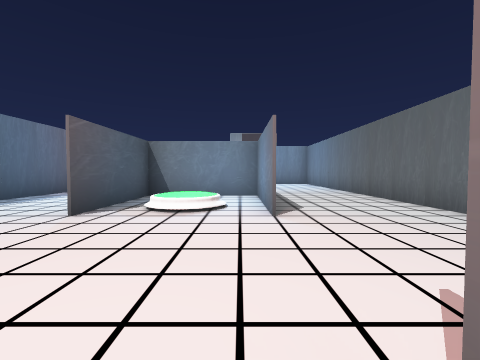
[1] (above)

20 first-person views from a walk through a 3-D level made in the Unity game engine. The camera is 1.3 m above the floor, tilts 2° down and sees 90° across. The floor is counted in squares, 2 m on a side. Each view is taken from the middle of a square. On the plan, view 1 faces up. The plan holds only what a view shows up to about 9 squares ahead; the rest is blank. The player is left out. Some animated figures are left out.

[2]
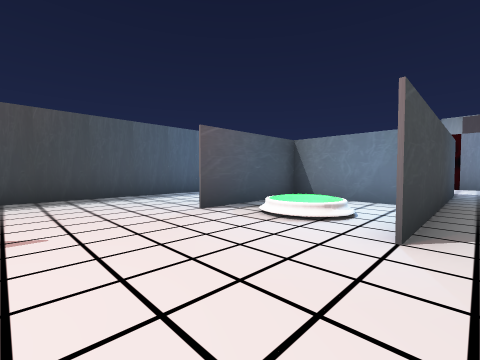

[3]
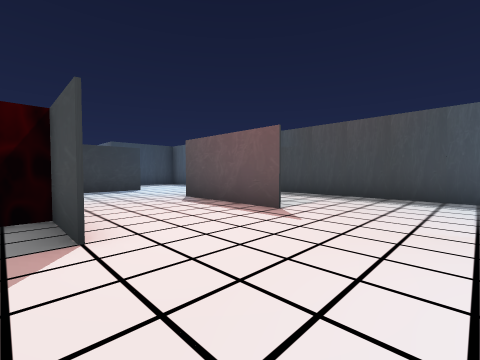

[4]
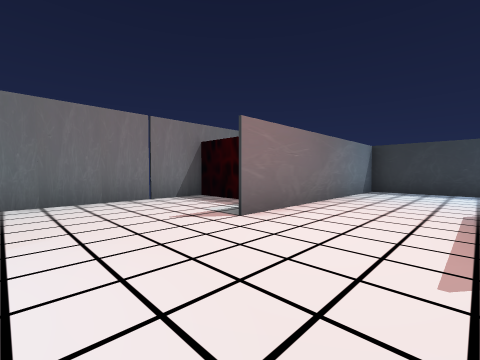

[5]
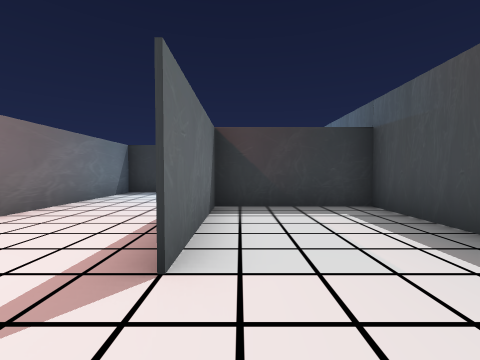

[6]
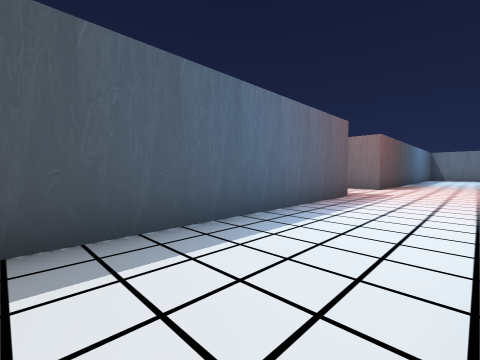

[7]
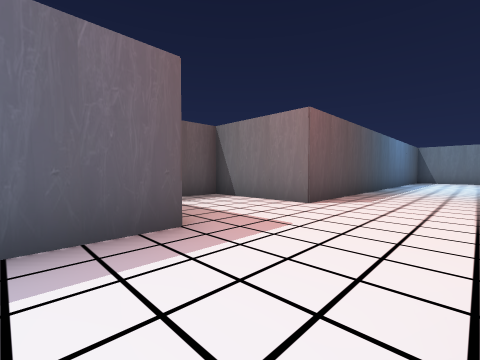

[8]
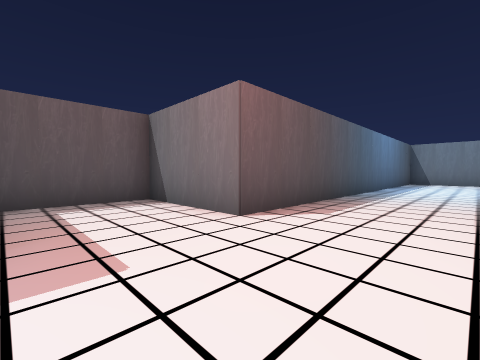

[9]
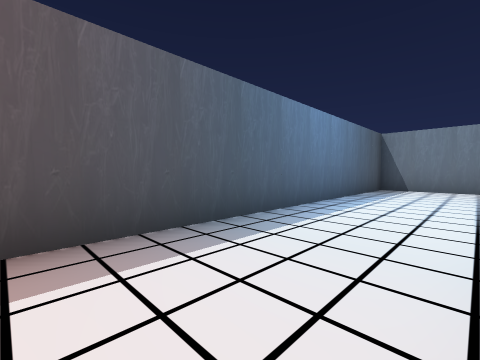

[10]
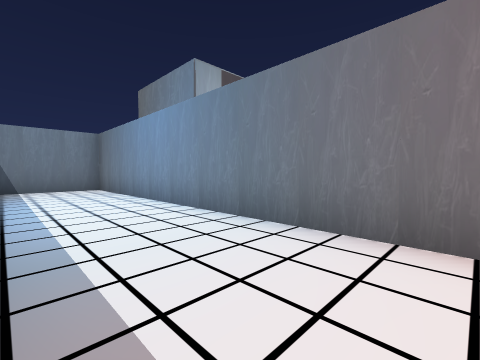

[11]
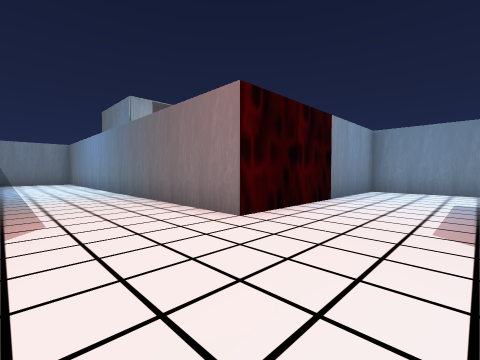

[12]
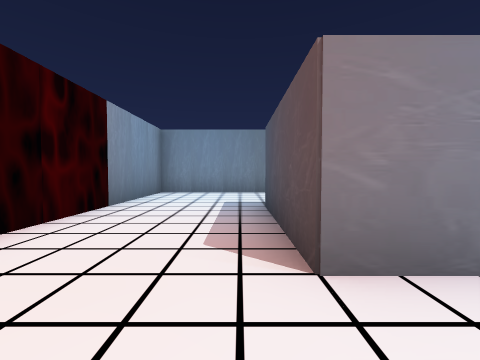

[13]
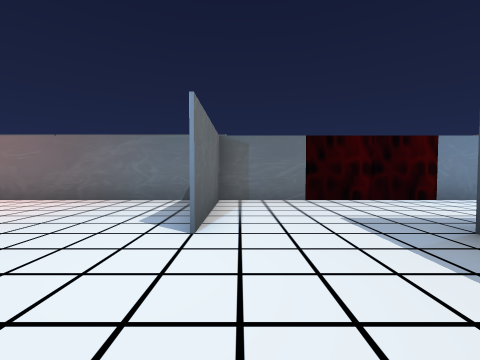

[14]
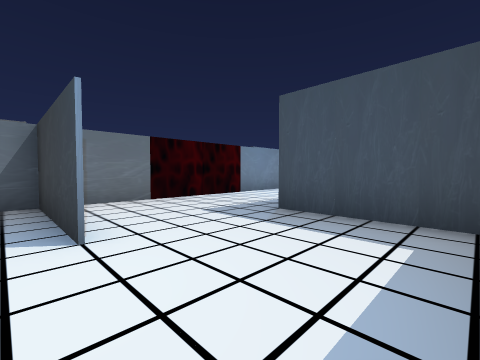

[15]
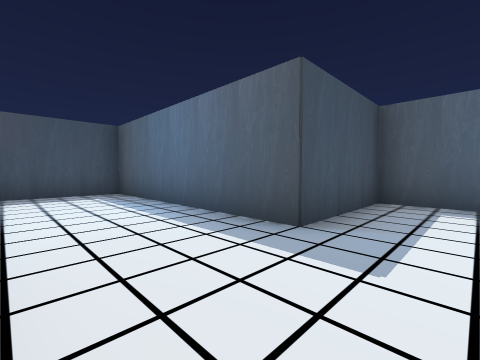

[16]
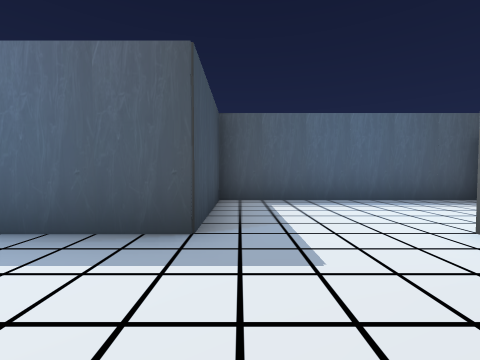

[17]
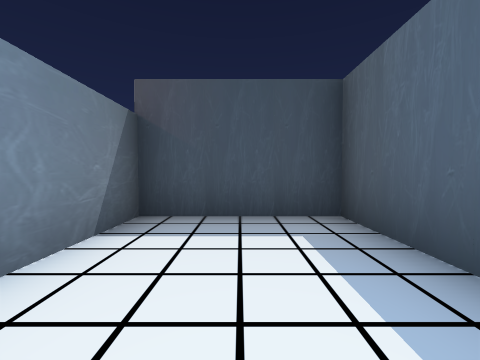

[18]
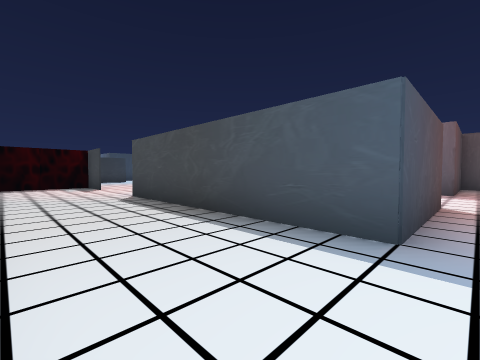

[19]
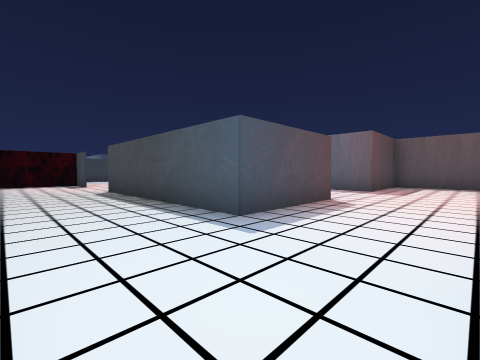

[20]
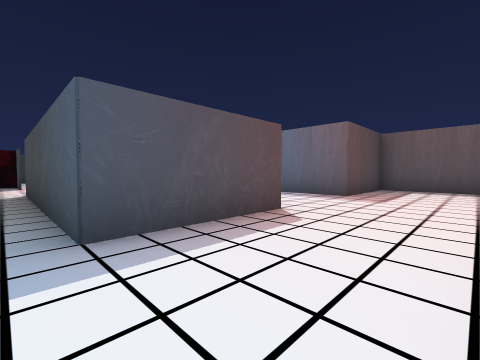

### Floor plan
Ten units are one square. View 1 is at (0, 0); x grows to the right and y downward. Boxes are objects, and circles mark ways between rooms. Rooms are numbered by the first view taken in them; rooms with no view inside come last. Other rooms are left out.
<svg viewBox="-90 -250 130 400">
<path fill="none" stroke="#000" d="M-25 -85 -25 -95 5 -95 5 -35 5 -65 -25 -65 -25 -35M-25 -6 -25 25 -25 -5M5 -6 5 10 28 10M-55 25 -25 25M35 10 35 -125 -25 -125 -25 -245 -55 -245 -55 -125 -85 -125 -85 -95 -55 -95 -55 20M5 50 5 -5M-26 55 5 55M5 55 -25 55M-55 20 -55 85 -25 85 -25 145 5 145 5 50"/>
<circle cx="-20" cy="35" r="3" fill="#2a7"/>
<text x="-30" y="-80">1</text>
<text x="-20" y="80">2</text>
</svg>
Room 1 opens to room 2.

Where each view was taken, in squares from view 1:
view 1: 0 up, 0 right, facing up
view 2: 1 up, 1 right, facing up-left
view 3: 3 up, 1 right, facing down-left
view 4: 3 up, 2 left, facing down-right
view 5: 2 up, 3 left, facing down
view 6: 3 up, 3 left, facing up-left
view 7: 8 up, 3 left, facing up-left
view 8: 10 up, 3 left, facing up-left
view 9: 15 up, 3 left, facing up-left
view 10: 15 up, 5 left, facing up-right
view 11: 10 up, 5 left, facing up-right
view 12: 10 up, 4 left, facing right
view 13: 6 down, 5 left, facing right
view 14: 5 down, 5 left, facing down-right
view 15: 7 down, 0 right, facing down-left
view 16: 8 down, 0 right, facing left
view 17: 11 down, 1 left, facing down
view 18: 10 up, 3 right, facing down-left
view 19: 12 up, 3 right, facing down-left
view 20: 12 up, 1 right, facing down-left
